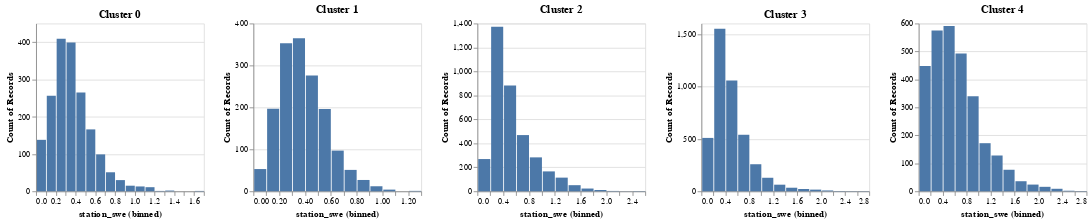

The notebook cell saved with this chart:
### Code cell
df_reset = df[df['cluster']==0].reset_index()

cluster0 = alt.Chart(df_reset[['station_swe']]).mark_bar().encode(
    alt.X("station_swe:Q").bin(maxbins=20),
    y='count()',
).properties(title='Cluster 0',width=200,height=200)

df_reset = df[df['cluster']==1].reset_index()
cluster1 = alt.Chart(df_reset[['station_swe']]).mark_bar().encode(
    alt.X("station_swe:Q").bin(maxbins=20),
    y='count()',
).properties(title='Cluster 1',width=200,height=200)

df_reset = df[df['cluster']==2].reset_index()
cluster2 = alt.Chart(df_reset[['station_swe']]).mark_bar().encode(
    alt.X("station_swe:Q").bin(maxbins=20),
    y='count()',
).properties(title='Cluster 2',width=200,height=200)

df_reset = df[df['cluster']==3].reset_index()
cluster3 = alt.Chart(df_reset[['station_swe']]).mark_bar().encode(
    alt.X("station_swe:Q").bin(maxbins=20),
    y='count()',
).properties(title='Cluster 3',width=200,height=200)

df_reset = df[df['cluster']==4].reset_index()
cluster4 = alt.Chart(df_reset[['station_swe']]).mark_bar().encode(
    alt.X("station_swe:Q").bin(maxbins=20),
    y='count()',
).properties(title='Cluster 4',width=200,height=200)

combined = alt.hconcat(cluster0, cluster1, cluster2, cluster3, cluster4)
combined

### Figure 1 — Vega specification as saved in the notebook (floating-point values rounded to 4 significant figures)
{"$schema": "https://vega.github.io/schema/vega/v5.json", "data": [{"name": "source_0", "values": [{"__count": 409, "bin_maxbins_20_station_swe": 0.2, "bin_maxbins_20_station_swe_end": 0.3}, {"__count": 265, "bin_maxbins_20_station_swe": 0.4, "bin_maxbins_20_station_swe_end": 0.5}, {"__count": 399, "bin_maxbins_20_station_swe": 0.3, "bin_maxbins_20_station_swe_end": 0.4}, {"__count": 256, "bin_maxbins_20_station_swe": 0.1, "bin_maxbins_20_station_swe_end": 0.2}, {"__count": 138, "bin_maxbins_20_station_swe": 0.0, "bin_maxbins_20_station_swe_end": 0.1}, {"__count": 99, "bin_maxbins_20_station_swe": 0.6, "bin_maxbins_20_station_swe_end": 0.7}, {"__count": 51, "bin_maxbins_20_station_swe": 0.7, "bin_maxbins_20_station_swe_end": 0.8}, {"__count": 15, "bin_maxbins_20_station_swe": 0.9, "bin_maxbins_20_station_swe_end": 1.0}, {"__count": 166, "bin_maxbins_20_station_swe": 0.5, "bin_maxbins_20_station_swe_end": 0.6}, {"__count": 30, "bin_maxbins_20_station_swe": 0.8, "bin_maxbins_20_station_swe_end": 0.9}, {"__count": 13, "bin_maxbins_20_station_swe": 1.0, "bin_maxbins_20_station_swe_end": 1.1}, {"__count": 2, "bin_maxbins_20_station_swe": 1.3, "bin_maxbins_20_station_swe_end": 1.4}, {"__count": 11, "bin_maxbins_20_station_swe": 1.1, "bin_maxbins_20_station_swe_end": 1.2}, {"__count": 1, "bin_maxbins_20_station_swe": 1.6, "bin_maxbins_20_station_swe_end": 1.7}, {"__count": 1, "bin_maxbins_20_station_swe": 1.2, "bin_maxbins_20_station_swe_end": 1.3}]}, {"name": "source_1", "values": [{"__count": 353, "bin_maxbins_20_station_swe": 0.2, "bin_maxbins_20_station_swe_end": 0.3}, {"__count": 365, "bin_maxbins_20_station_swe": 0.3, "bin_maxbins_20_station_swe_end": 0.4}, {"__count": 197, "bin_maxbins_20_station_swe": 0.1, "bin_maxbins_20_station_swe_end": 0.2}, {"__count": 276, "bin_maxbins_20_station_swe": 0.4, "bin_maxbins_20_station_swe_end": 0.5}, {"__count": 53, "bin_maxbins_20_station_swe": 0.0, "bin_maxbins_20_station_swe_end": 0.1}, {"__count": 196, "bin_maxbins_20_station_swe": 0.5, "bin_maxbins_20_station_swe_end": 0.6}, {"__count": 97, "bin_maxbins_20_station_swe": 0.6, "bin_maxbins_20_station_swe_end": 0.7}, {"__count": 51, "bin_maxbins_20_station_swe": 0.7, "bin_maxbins_20_station_swe_end": 0.8}, {"__count": 27, "bin_maxbins_20_station_swe": 0.8, "bin_maxbins_20_station_swe_end": 0.9}, {"__count": 12, "bin_maxbins_20_station_swe": 0.9, "bin_maxbins_20_station_swe_end": 1.0}, {"__count": 1, "bin_maxbins_20_station_swe": 1.2, "bin_maxbins_20_station_swe_end": 1.3}, {"__count": 4, "bin_maxbins_20_station_swe": 1.0, "bin_maxbins_20_station_swe_end": 1.1}]}, {"name": "source_2", "values": [{"__count": 469, "bin_maxbins_20_station_swe": 0.6, "bin_maxbins_20_station_swe_end": 0.8}, {"__count": 883, "bin_maxbins_20_station_swe": 0.4, "bin_maxbins_20_station_swe_end": 0.6}, {"__count": 1373, "bin_maxbins_20_station_swe": 0.2, "bin_maxbins_20_station_swe_end": 0.4}, {"__count": 283, "bin_maxbins_20_station_swe": 0.8, "bin_maxbins_20_station_swe_end": 1.0}, {"__count": 269, "bin_maxbins_20_station_swe": 0.0, "bin_maxbins_20_station_swe_end": 0.2}, {"__count": 114, "bin_maxbins_20_station_swe": 1.2, "bin_maxbins_20_station_swe_end": 1.4}, {"__count": 23, "bin_maxbins_20_station_swe": 1.6, "bin_maxbins_20_station_swe_end": 1.8}, {"__count": 166, "bin_maxbins_20_station_swe": 1.0, "bin_maxbins_20_station_swe_end": 1.2}, {"__count": 3, "bin_maxbins_20_station_swe": 2.0, "bin_maxbins_20_station_swe_end": 2.2}, {"__count": 11, "bin_maxbins_20_station_swe": 1.8, "bin_maxbins_20_station_swe_end": 2.0}, {"__count": 51, "bin_maxbins_20_station_swe": 1.4, "bin_maxbins_20_station_swe_end": 1.6}, {"__count": 2, "bin_maxbins_20_station_swe": 2.4, "bin_maxbins_20_station_swe_end": 2.6}, {"__count": 1, "bin_maxbins_20_station_swe": 2.2, "bin_maxbins_20_station_swe_end": 2.4}]}, {"name": "source_3", "values": [{"__count": 509, "bin_maxbins_20_station_swe": 0.0, "bin_maxbins_20_station_swe_end": 0.2}, {"__count": 1057, "bin_maxbins_20_station_swe": 0.4, "bin_maxbins_20_station_swe_end": 0.6}, {"__count": 1550, "bin_maxbins_20_station_swe": 0.2, "bin_maxbins_20_station_swe_end": 0.4}, {"__count": 258, "bin_maxbins_20_station_swe": 0.8, "bin_maxbins_20_station_swe_end": 1.0}, {"__count": 129, "bin_maxbins_20_station_swe": 1.0, "bin_maxbins_20_station_swe_end": 1.2}, {"__count": 539, "bin_maxbins_20_station_swe": 0.6, "bin_maxbins_20_station_swe_end": 0.8}, {"__count": 22, "bin_maxbins_20_station_swe": 1.6, "bin_maxbins_20_station_swe_end": 1.8}, {"__count": 63, "bin_maxbins_20_station_swe": 1.2, "bin_maxbins_20_station_swe_end": 1.4}, {"__count": 34, "bin_maxbins_20_station_swe": 1.4, "bin_maxbins_20_station_swe_end": 1.6}, {"__count": 16, "bin_maxbins_20_station_swe": 1.8, "bin_maxbins_20_station_swe_end": 2.0}, {"__count": 8, "bin_maxbins_20_station_swe": 2.0, "bin_maxbins_20_station_swe_end": 2.2}, {"__count": 2, "bin_maxbins_20_station_swe": 2.4, "bin_maxbins_20_station_swe_end": 2.6}, {"__count": 3, "bin_maxbins_20_station_swe": 2.2, "bin_maxbins_20_station_swe_end": 2.4}, {"__count": 2, "bin_maxbins_20_station_swe": 2.6, "bin_maxbins_20_station_swe_end": 2.8}]}, {"name": "source_4", "values": [{"__count": 591, "bin_maxbins_20_station_swe": 0.4, "bin_maxbins_20_station_swe_end": 0.6}, {"__count": 493, "bin_maxbins_20_station_swe": 0.6, "bin_maxbins_20_station_swe_end": 0.8}, {"__count": 340, "bin_maxbins_20_station_swe": 0.8, "bin_maxbins_20_station_swe_end": 1.0}, {"__count": 172, "bin_maxbins_20_station_swe": 1.0, "bin_maxbins_20_station_swe_end": 1.2}, {"__count": 575, "bin_maxbins_20_station_swe": 0.2, "bin_maxbins_20_station_swe_end": 0.4}, {"__count": 448, "bin_maxbins_20_station_swe": 0.0, "bin_maxbins_20_station_swe_end": 0.2}, {"__count": 77, "bin_maxbins_20_station_swe": 1.4, "bin_maxbins_20_station_swe_end": 1.6}, {"__count": 36, "bin_maxbins_20_station_swe": 1.6, "bin_maxbins_20_station_swe_end": 1.8}, {"__count": 128, "bin_maxbins_20_station_swe": 1.2, "bin_maxbins_20_station_swe_end": 1.4}, {"__count": 16, "bin_maxbins_20_station_swe": 2.0, "bin_maxbins_20_station_swe_end": 2.2}, {"__count": 9, "bin_maxbins_20_station_swe": 2.2, "bin_maxbins_20_station_swe_end": 2.4}, {"__count": 24, "bin_maxbins_20_station_swe": 1.8, "bin_maxbins_20_station_swe_end": 2.0}, {"__count": 1, "bin_maxbins_20_station_swe": 2.6, "bin_maxbins_20_station_swe_end": 2.8}, {"__count": 2, "bin_maxbins_20_station_swe": 2.4, "bin_maxbins_20_station_swe_end": 2.6}]}, {"name": "source_0_concat_0_y_domain___count", "values": [{"min": 1, "max": 409}]}, {"name": "source_1_concat_1_y_domain___count", "values": [{"min": 1, "max": 365}]}, {"name": "source_2_concat_2_y_domain___count", "values": [{"min": 1, "max": 1373}]}, {"name": "source_3_concat_3_y_domain___count", "values": [{"min": 2, "max": 1550}]}, {"name": "source_4_concat_4_y_domain___count", "values": [{"min": 1, "max": 591}]}], "signals": [{"name": "concat_1_bin_maxbins_20_station_swe_bins", "value": {"fields": ["station_swe"], "fname": "bin_station_swe", "start": 0.0, "step": 0.1, "stop": 1.3}}, {"name": "concat_3_bin_maxbins_20_station_swe_bins", "value": {"fields": ["station_swe"], "fname": "bin_station_swe", "start": 0.0, "step": 0.2, "stop": 2.8}}, {"name": "concat_4_bin_maxbins_20_station_swe_bins", "value": {"fields": ["station_swe"], "fname": "bin_station_swe", "start": 0.0, "step": 0.2, "stop": 2.8}}, {"name": "concat_0_bin_maxbins_20_station_swe_bins", "value": {"fields": ["station_swe"], "fname": "bin_station_swe", "start": 0.0, "step": 0.1, "stop": 1.7}}, {"name": "concat_2_bin_maxbins_20_station_swe_bins", "value": {"fields": ["station_swe"], "fname": "bin_station_swe", "start": 0.0, "step": 0.2, "stop": 2.6}}, {"name": "childWidth", "value": 200}], "marks": [{"type": "group", "name": "concat_0_group", "encode": {"update": {"height": {"signal": "height"}, "width": {"signal": "childWidth"}}}, "marks": [{"type": "rect", "name": "concat_0_marks", "from": {"data": "source_0"}, "encode": {"update": {"fill": {"value": "#4c78a8"}, "y": {"field": "__count", "scale": "concat_0_y"}, "x2": {"field": "bin_maxbins_20_station_swe", "scale": "concat_0_x", "offset": {"signal": "0.5 + (abs(scale(\"concat_0_x\", datum[\"bin_maxbins_20_station_swe_end\"]) - scale(\"concat_0_x\", datum[\"bin_maxbins_20_station_swe\"])) < 0.25 ? -0.5 * (0.25 - (abs(scale(\"concat_0_x\", datum[\"bin_maxbins_20_station_swe_end\"]) - scale(\"concat_0_x\", datum[\"bin_maxbins_20_station_swe\"])))) : 0.5)"}}, "y2": {"value": 0, "scale": "concat_0_y"}, "x": {"field": "bin_maxbins_20_station_swe_end", "scale": "concat_0_x", "offset": {"signal": "0.5 + (abs(scale(\"concat_0_x\", datum[\"bin_maxbins_20_station_swe_end\"]) - scale(\"concat_0_x\", datum[\"bin_maxbins_20_station_swe\"])) < 0.25 ? 0.5 * (0.25 - (abs(scale(\"concat_0_x\", datum[\"bin_maxbins_20_station_swe_end\"]) - scale(\"concat_0_x\", datum[\"bin_maxbins_20_station_swe\"])))) : -0.5)"}}}}, "style": ["bar"]}], "axes": [{"scale": "concat_0_y", "grid": true, "domain": false, "minExtent": 0, "zindex": 0, "ticks": false, "maxExtent": 0, "gridScale": "concat_0_x", "labels": false, "orient": "left", "tickCount": {"signal": "ceil(height/40)"}, "aria": false}, {"scale": "concat_0_x", "zindex": 0, "orient": "bottom", "labelOverlap": true, "title": "station_swe (binned)", "grid": false, "labelFlush": true, "tickCount": {"signal": "ceil(childWidth/10)"}}, {"scale": "concat_0_y", "zindex": 0, "orient": "left", "grid": false, "title": "Count of Records", "labelOverlap": true, "tickCount": {"signal": "ceil(height/40)"}}], "title": {"text": "Cluster 0", "frame": "group"}, "style": "cell"}, {"type": "group", "name": "concat_1_group", "encode": {"update": {"height": {"signal": "height"}, "width": {"signal": "childWidth"}}}, "marks": [{"type": "rect", "name": "concat_1_marks", "from": {"data": "source_1"}, "encode": {"update": {"y": {"field": "__count", "scale": "concat_1_y"}, "x": {"field": "bin_maxbins_20_station_swe_end", "scale": "concat_1_x", "offset": {"signal": "0.5 + (abs(scale(\"concat_1_x\", datum[\"bin_maxbins_20_station_swe_end\"]) - scale(\"concat_1_x\", datum[\"bin_maxbins_20_station_swe\"])) < 0.25 ? 0.5 * (0.25 - (abs(scale(\"concat_1_x\", datum[\"bin_maxbins_20_station_swe_end\"]) - scale(\"concat_1_x\", datum[\"bin_maxbins_20_station_swe\"])))) : -0.5)"}}, "y2": {"value": 0, "scale": "concat_1_y"}, "fill": {"value": "#4c78a8"}, "x2": {"field": "bin_maxbins_20_station_swe", "scale": "concat_1_x", "offset": {"signal": "0.5 + (abs(scale(\"concat_1_x\", datum[\"bin_maxbins_20_station_swe_end\"]) - scale(\"concat_1_x\", datum[\"bin_maxbins_20_station_swe\"])) < 0.25 ? -0.5 * (0.25 - (abs(scale(\"concat_1_x\", datum[\"bin_maxbins_20_station_swe_end\"]) - scale(\"concat_1_x\", datum[\"bin_maxbins_20_station_swe\"])))) : 0.5)"}}}}, "style": ["bar"]}], "axes": [{"scale": "concat_1_y", "orient": "left", "labels": false, "maxExtent": 0, "domain": false, "gridScale": "concat_1_x", "ticks": false, "minExtent": 0, "grid": true, "zindex": 0, "aria": false, "tickCount": {"signal": "ceil(height/40)"}}, {"scale": "concat_1_x", "title": "station_swe (binned)", "grid": false, "labelOverlap": true, "orient": "bottom", "labelFlush": true, "zindex": 0, "tickCount": {"signal": "ceil(childWidth/10)"}}, {"scale": "concat_1_y", "labelOverlap": true, "orient": "left", "tickCount": {"signal": "ceil(height/40)"}, "zindex": 0, "grid": false, "title": "Count of Records"}], "title": {"text": "Cluster 1", "frame": "group"}, "style": "cell"}, {"type": "group", "name": "concat_2_group", "encode": {"update": {"width": {"signal": "childWidth"}, "height": {"signal": "height"}}}, "marks": [{"type": "rect", "name": "concat_2_marks", "from": {"data": "source_2"}, "encode": {"update": {"x2": {"field": "bin_maxbins_20_station_swe", "scale": "concat_2_x", "offset": {"signal": "0.5 + (abs(scale(\"concat_2_x\", datum[\"bin_maxbins_20_station_swe_end\"]) - scale(\"concat_2_x\", datum[\"bin_maxbins_20_station_swe\"])) < 0.25 ? -0.5 * (0.25 - (abs(scale(\"concat_2_x\", datum[\"bin_maxbins_20_station_swe_end\"]) - scale(\"concat_2_x\", datum[\"bin_maxbins_20_station_swe\"])))) : 0.5)"}}, "x": {"field": "bin_maxbins_20_station_swe_end", "scale": "concat_2_x", "offset": {"signal": "0.5 + (abs(scale(\"concat_2_x\", datum[\"bin_maxbins_20_station_swe_end\"]) - scale(\"concat_2_x\", datum[\"bin_maxbins_20_station_swe\"])) < 0.25 ? 0.5 * (0.25 - (abs(scale(\"concat_2_x\", datum[\"bin_maxbins_20_station_swe_end\"]) - scale(\"concat_2_x\", datum[\"bin_maxbins_20_station_swe\"])))) : -0.5)"}}, "y": {"field": "__count", "scale": "concat_2_y"}, "y2": {"value": 0, "scale": "concat_2_y"}, "fill": {"value": "#4c78a8"}}}, "style": ["bar"]}], "axes": [{"scale": "concat_2_y", "ticks": false, "domain": false, "zindex": 0, "maxExtent": 0, "aria": false, "gridScale": "concat_2_x", "grid": true, "tickCount": {"signal": "ceil(height/40)"}, "minExtent": 0, "labels": false, "orient": "left"}, {"scale": "concat_2_x", "labelFlush": true, "tickCount": {"signal": "ceil(childWidth/10)"}, "title": "station_swe (binned)", "grid": false, "labelOverlap": true, "orient": "bottom", "zindex": 0}, {"scale": "concat_2_y", "labelOverlap": true, "grid": false, "zindex": 0, "tickCount": {"signal": "ceil(height/40)"}, "orient": "left", "title": "Count of Records"}], "title": {"text": "Cluster 2", "frame": "group"}, "style": "cell"}, {"type": "group", "name": "concat_3_group", "encode": {"update": {"width": {"signal": "childWidth"}, "height": {"signal": "height"}}}, "marks": [{"type": "rect", "name": "concat_3_marks", "from": {"data": "source_3"}, "encode": {"update": {"x2": {"field": "bin_maxbins_20_station_swe", "scale": "concat_3_x", "offset": {"signal": "0.5 + (abs(scale(\"concat_3_x\", datum[\"bin_maxbins_20_station_swe_end\"]) - scale(\"concat_3_x\", datum[\"bin_maxbins_20_station_swe\"])) < 0.25 ? -0.5 * (0.25 - (abs(scale(\"concat_3_x\", datum[\"bin_maxbins_20_station_swe_end\"]) - scale(\"concat_3_x\", datum[\"bin_maxbins_20_station_swe\"])))) : 0.5)"}}, "x": {"field": "bin_maxbins_20_station_swe_end", "scale": "concat_3_x", "offset": {"signal": "0.5 + (abs(scale(\"concat_3_x\", datum[\"bin_maxbins_20_station_swe_end\"]) - scale(\"concat_3_x\", datum[\"bin_maxbins_20_station_swe\"])) < 0.25 ? 0.5 * (0.25 - (abs(scale(\"concat_3_x\", datum[\"bin_maxbins_20_station_swe_end\"]) - scale(\"concat_3_x\", datum[\"bin_maxbins_20_station_swe\"])))) : -0.5)"}}, "y": {"field": "__count", "scale": "concat_3_y"}, "fill": {"value": "#4c78a8"}, "y2": {"value": 0, "scale": "concat_3_y"}}}, "style": ["bar"]}], "axes": [{"scale": "concat_3_y", "minExtent": 0, "tickCount": {"signal": "ceil(height/40)"}, "grid": true, "labels": false, "orient": "left", "aria": false, "maxExtent": 0, "ticks": false, "zindex": 0, "domain": false, "gridScale": "concat_3_x"}, {"scale": "concat_3_x", "zindex": 0, "orient": "bottom", "grid": false, "title": "station_swe (binned)", "labelFlush": true, "labelOverlap": true, "tickCount": {"signal": "ceil(childWidth/10)"}}, {"scale": "concat_3_y", "orient": "left", "grid": false, "labelOverlap": true, "tickCount": {"signal": "ceil(height/40)"}, "title": "Count of Records", "zindex": 0}], "title": {"text": "Cluster 3", "frame": "group"}, "style": "cell"}, {"type": "group", "name": "concat_4_group", "encode": {"update": {"height": {"signal": "height"}, "width": {"signal": "childWidth"}}}, "marks": [{"type": "rect", "name": "concat_4_marks", "from": {"data": "source_4"}, "encode": {"update": {"fill": {"value": "#4c78a8"}, "x2": {"field": "bin_maxbins_20_station_swe", "scale": "concat_4_x", "offset": {"signal": "0.5 + (abs(scale(\"concat_4_x\", datum[\"bin_maxbins_20_station_swe_end\"]) - scale(\"concat_4_x\", datum[\"bin_maxbins_20_station_swe\"])) < 0.25 ? -0.5 * (0.25 - (abs(scale(\"concat_4_x\", datum[\"bin_maxbins_20_station_swe_end\"]) - scale(\"concat_4_x\", datum[\"bin_maxbins_20_station_swe\"])))) : 0.5)"}}, "y2": {"value": 0, "scale": "concat_4_y"}, "y": {"field": "__count", "scale": "concat_4_y"}, "x": {"field": "bin_maxbins_20_station_swe_end", "scale": "concat_4_x", "offset": {"signal": "0.5 + (abs(scale(\"concat_4_x\", datum[\"bin_maxbins_20_station_swe_end\"]) - scale(\"concat_4_x\", datum[\"bin_maxbins_20_station_swe\"])) < 0.25 ? 0.5 * (0.25 - (abs(scale(\"concat_4_x\", datum[\"bin_maxbins_20_station_swe_end\"]) - scale(\"concat_4_x\", datum[\"bin_maxbins_20_station_swe\"])))) : -0.5)"}}}}, "style": ["bar"]}], "axes": [{"scale": "concat_4_y", "aria": false, "ticks": false, "tickCount": {"signal": "ceil(height/40)"}, "minExtent": 0, "grid": true, "labels": false, "domain": false, "gridScale": "concat_4_x", "maxExtent": 0, "zindex": 0, "orient": "left"}, {"scale": "concat_4_x", "title": "station_swe (binned)", "tickCount": {"signal": "ceil(childWidth/10)"}, "labelOverlap": true, "grid": false, "labelFlush": true, "zindex": 0, "orient": "bottom"}, {"scale": "concat_4_y", "tickCount": {"signal": "ceil(height/40)"}, "title": "Count of Records", "zindex": 0, "labelOverlap": true, "orient": "left", "grid": false}], "title": {"text": "Cluster 4", "frame": "group"}, "style": "cell"}], "scales": [{"name": "concat_0_x", "type": "linear", "domain": {"signal": "[concat_0_bin_maxbins_20_station_swe_bins.start, concat_0_bin_maxbins_20_station_swe_bins.stop]"}, "range": [0, {"signal": "childWidth"}], "bins": {"signal": "concat_0_bin_maxbins_20_station_swe_bins"}, "zero": false}, {"name": "concat_0_y", "type": "linear", "domain": [{"signal": "(data(\"source_0_concat_0_y_domain___count\")[0] || {}).min"}, {"signal": "(data(\"source_0_concat_0_y_domain___count\")[0] || {}).max"}], "range": [{"signal": "height"}, 0], "zero": true, "nice": true}, {"name": "concat_1_x", "type": "linear", "domain": {"signal": "[concat_1_bin_maxbins_20_station_swe_bins.start, concat_1_bin_maxbins_20_station_swe_bins.stop]"}, "range": [0, {"signal": "childWidth"}], "bins": {"signal": "concat_1_bin_maxbins_20_station_swe_bins"}, "zero": false}, {"name": "concat_1_y", "type": "linear", "domain": [{"signal": "(data(\"source_1_concat_1_y_domain___count\")[0] || {}).min"}, {"signal": "(data(\"source_1_concat_1_y_domain___count\")[0] || {}).max"}], "range": [{"signal": "height"}, 0], "zero": true, "nice": true}, {"name": "concat_2_x", "type": "linear", "domain": {"signal": "[concat_2_bin_maxbins_20_station_swe_bins.start, concat_2_bin_maxbins_20_station_swe_bins.stop]"}, "range": [0, {"signal": "childWidth"}], "bins": {"signal": "concat_2_bin_maxbins_20_station_swe_bins"}, "zero": false}, {"name": "concat_2_y", "type": "linear", "domain": [{"signal": "(data(\"source_2_concat_2_y_domain___count\")[0] || {}).min"}, {"signal": "(data(\"source_2_concat_2_y_domain___count\")[0] || {}).max"}], "range": [{"signal": "height"}, 0], "zero": true, "nice": true}, {"name": "concat_3_x", "type": "linear", "domain": {"signal": "[concat_3_bin_maxbins_20_station_swe_bins.start, concat_3_bin_maxbins_20_station_swe_bins.stop]"}, "range": [0, {"signal": "childWidth"}], "bins": {"signal": "concat_3_bin_maxbins_20_station_swe_bins"}, "zero": false}, {"name": "concat_3_y", "type": "linear", "domain": [{"signal": "(data(\"source_3_concat_3_y_domain___count\")[0] || {}).min"}, {"signal": "(data(\"source_3_concat_3_y_domain___count\")[0] || {}).max"}], "range": [{"signal": "height"}, 0], "zero": true, "nice": true}, {"name": "concat_4_x", "type": "linear", "domain": {"signal": "[concat_4_bin_maxbins_20_station_swe_bins.start, concat_4_bin_maxbins_20_station_swe_bins.stop]"}, "range": [0, {"signal": "childWidth"}], "bins": {"signal": "concat_4_bin_maxbins_20_station_swe_bins"}, "zero": false}, {"name": "concat_4_y", "type": "linear", "domain": [{"signal": "(data(\"source_4_concat_4_y_domain___count\")[0] || {}).min"}, {"signal": "(data(\"source_4_concat_4_y_domain___count\")[0] || {}).max"}], "range": [{"signal": "height"}, 0], "zero": true, "nice": true}], "padding": 5, "height": 200, "background": "white", "layout": {"padding": 20, "bounds": "full", "align": "each"}}
